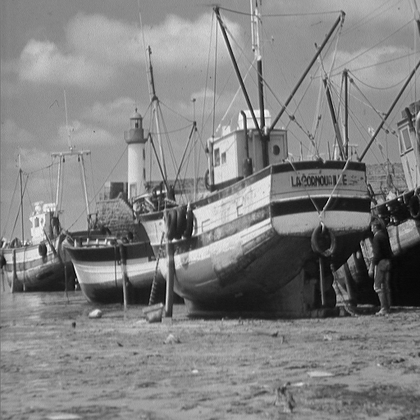
%> input picture A2PengyuWang0425157/Q2/boat.png, 420 x 420 px, shrunk from 512 x 512 before the run
$ octave IdealPassFilters.m   (GNU Octave 9; MATLAB toolbox functions it lacks are replaced by stand-ins)
%> lines starting %> are read from the running program, lines starting %| are printed output that depends on the picture; in (x1, y1, x2, y2) boxes, pixels count from 0 and x2, y2 are one past the last pixel; in counts of white or black regions, pixels touching at a corner belong together; the program's own positions count from 1
clc;
close all;
clear;

boat = imread('boat.png');
%> boat is the input picture: size 420x420 uint8; min 0, max 255, mean 129.7
boat = im2double(boat);
%> boat: size 420x420 double

subplot(2,3,2);
imshow(boat);
title('Original image');

[r,c] = size(boat);
%> r = 420; c = 420
r2 = 2*r;
%> r2 = 840
c2 = 2*c;
%> c2 = 840

ft = fftshift(fft2(boat,r2,c2));

u = -c:c-1;
%> u = 840 values from -420 to 419
v = -r:r-1;
%> v = 840 values from -420 to 419

[U,V] = meshgrid(u,v);

D = sqrt(U.^2+V.^2);
%%%%%%%%%%%%%%%%%%%%%%%%%%%%%%%
% Ideal Low Pass Filter(ILPF) %
%%%%%%%%%%%%%%%%%%%%%%%%%%%%%%%
% Put all the D0s in to an array
dLow0 = [5 80 230];
[rowsLow,lenLow] =size(dLow0);
index = 4;
for t = 1:lenLow
    dLow0_i = dLow0(t); % D0
    HLowi = zeros(r2,c2);
    for i=1:r2
        for j = 1:c2
            if(D(i,j)<=dLow0_i)
                HLowi(i,j) = 1;
            end
        end
    end
    GLowi = ft.*HLowi; % G(u,v)

    igLow0_i = ifft2(fftshift(GLowi)); % Inverse of G(DFT)
    % resize it to normal size, put into middle of page
    igLowi = igLow0_i(1:r,1:c);
    igLowi = real(igLowi); % real part of function G

    subplot(2,3,index);
    index = index+1;
    imshow(igLowi);
    title("After ILPF when D0="+dLow0_i);
end
%> this loop made 3 passes
%> pass 1, `igLow0_i = ifft2(fftshift(GLowi));`:
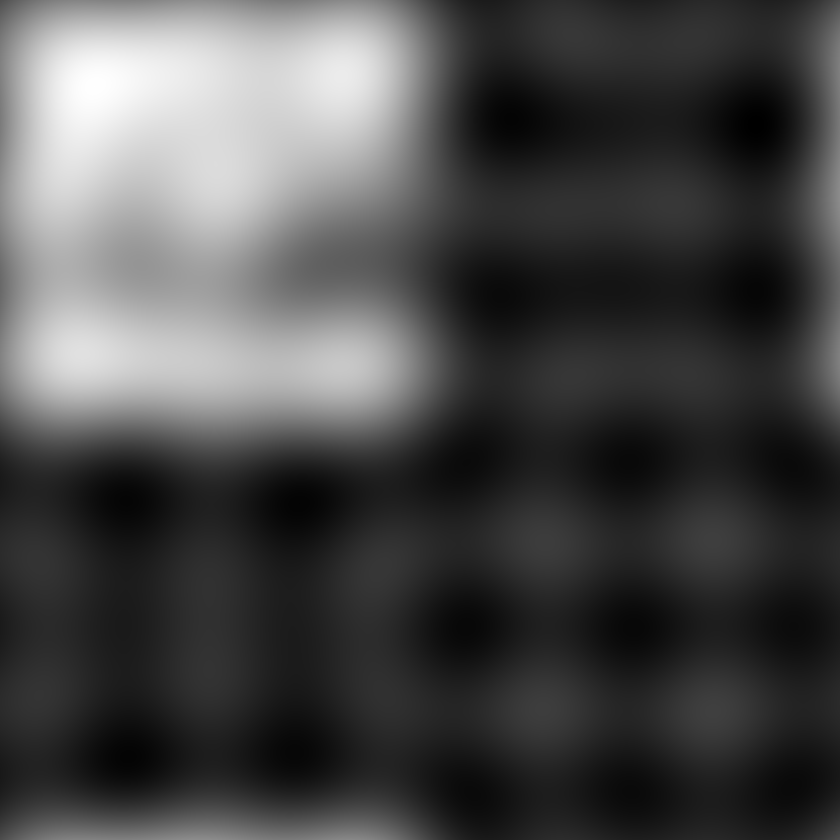
%> igLow0_i: size 840x840 double; min -0.114, max 0.717, mean 0.127; drawn with min black and max white
%> pass 1, `igLowi = igLow0_i(1:r,1:c);`:
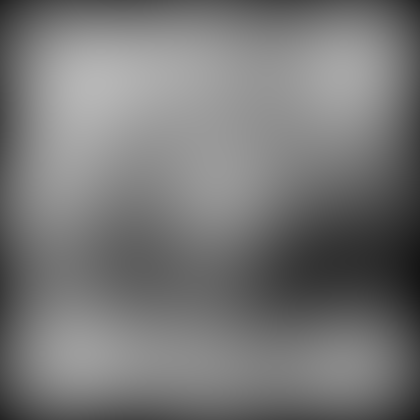
%> igLowi: size 420x420 double; min 0.0856, max 0.717, mean 0.466
%> after the loop:
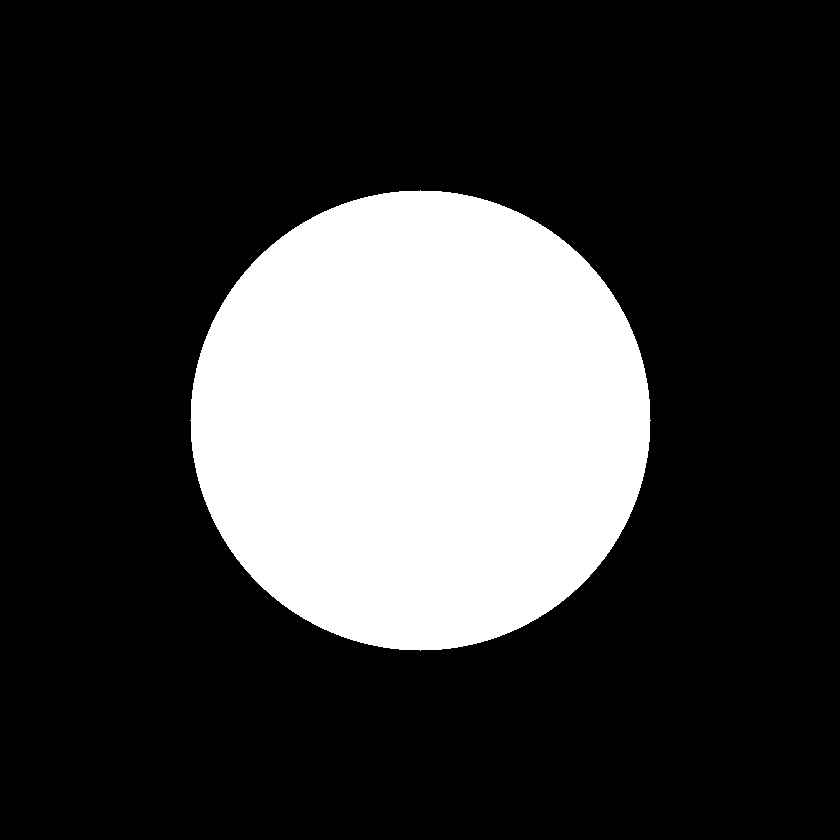
%> HLowi: size 840x840 double; values 0 (black) and 1 (white), 23.6% white; 1 white region, box (x1, y1, x2, y2) and area: (190, 190, 651, 651) 166209
%> after the loop, index = 7
%> after the loop:
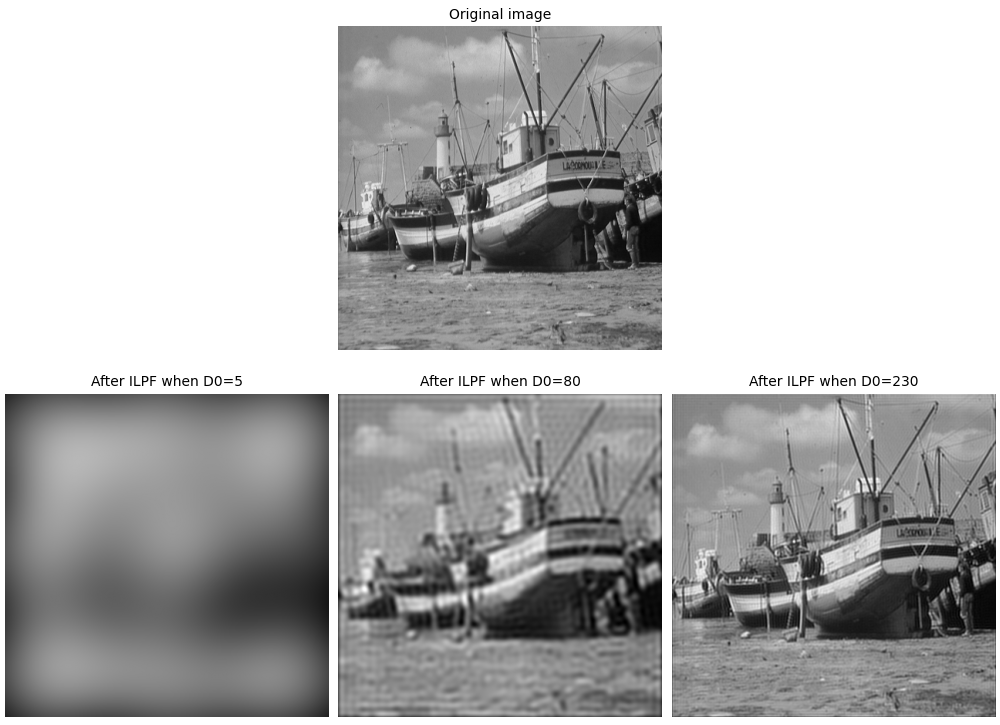
%> figure redrawn from the program's plot data, 4 panels


%%%%%%%%%%%%%%%%%%%%%%%%%%%%%%%%
% Ideal High Pass Filter(IHPF) %
%%%%%%%%%%%%%%%%%%%%%%%%%%%%%%%%
figure;
subplot(2,3,2);
imshow(boat);
title('Original image');

% Put all the D0s in to an array
dHigh0 = [15 30 80];
[rowsHigh,lenHigh] =size(dHigh0);
index = 4;
for t = 1:lenHigh
    dHigh0_i = dHigh0(t);
    HHighi = ones(r2,c2);
    for i=1:r2
        for j = 1:c2
            if(D(i,j)<=dHigh0_i)
                HHighi(i,j) = 0;
            end
        end
    end
    GHighi = HHighi.*ft;
    igHigh0_i = ifft2(fftshift(GHighi));
    igHighi = igHigh0_i(1:r,1:c);
    igHighi = real(igHighi);

    subplot(2,3,index);
    index = index+1;
    imshow(igHighi);
    title("After IHPF D0="+dHigh0_i);
end
%> this loop made 3 passes
%> pass 1, `igHighi = igHigh0_i(1:r,1:c);`:
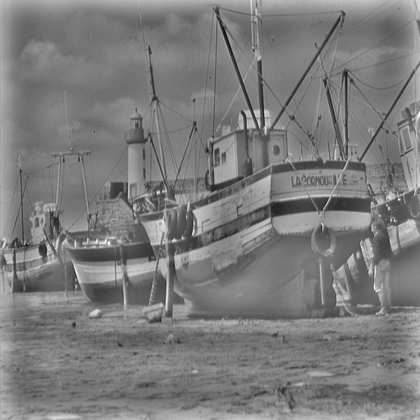
%> igHighi: size 420x420 double; min -0.61, max 0.671, mean 0.0135; drawn with min black and max white
%> after the loop:
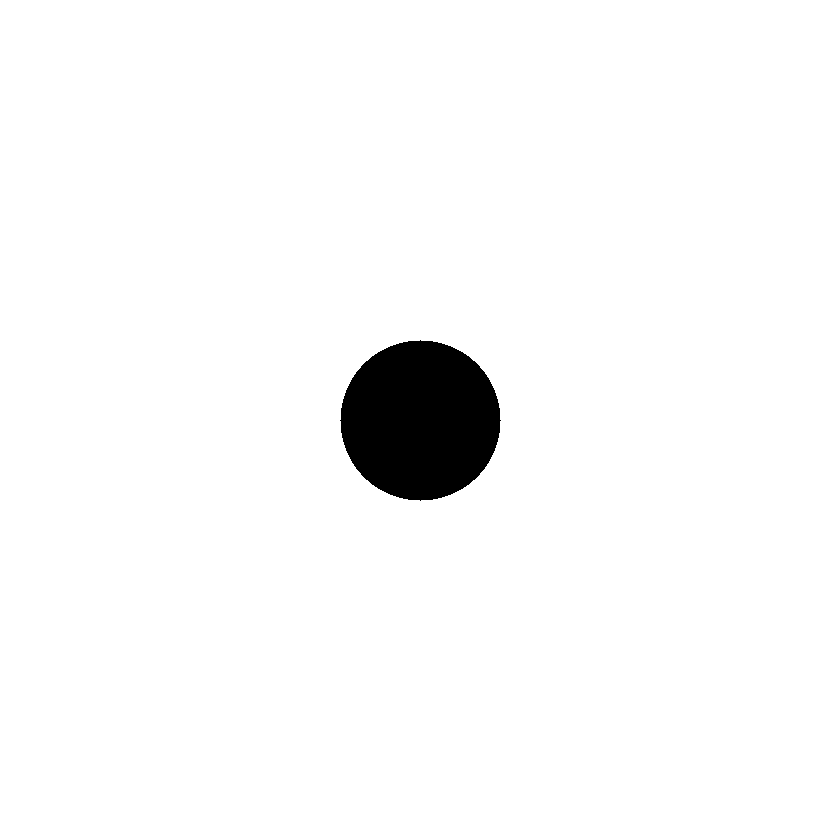
%> HHighi: size 840x840 double; values 0 (black) and 1 (white), 97.2% white; 1 black region, box (x1, y1, x2, y2) and area: (340, 340, 501, 501) 20081
%> after the loop:
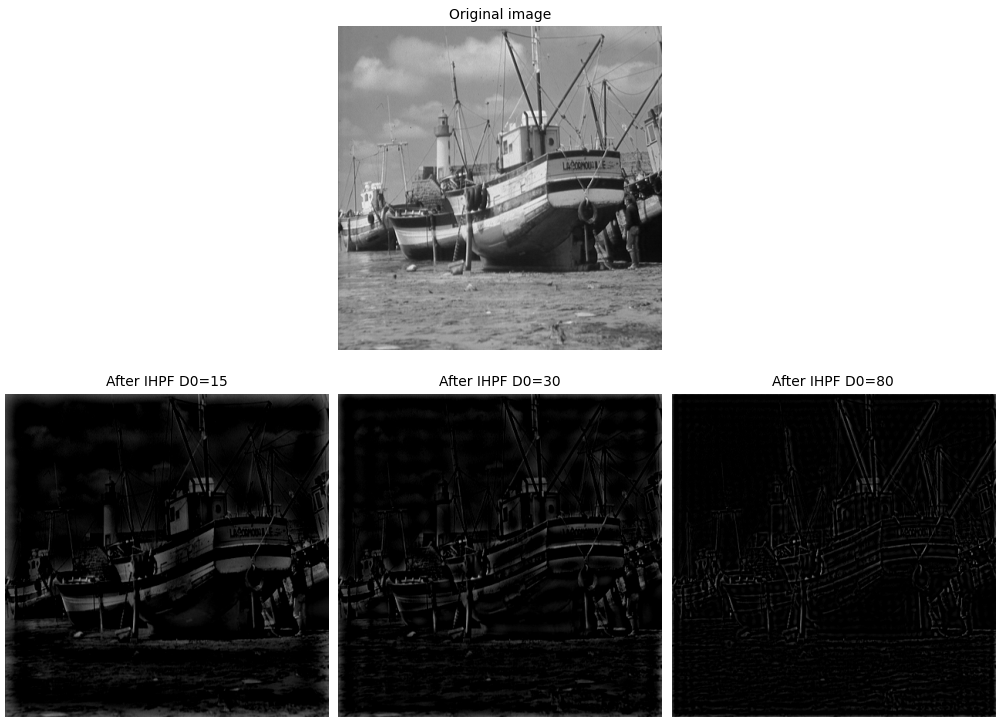
%> figure redrawn from the program's plot data, 4 panels
